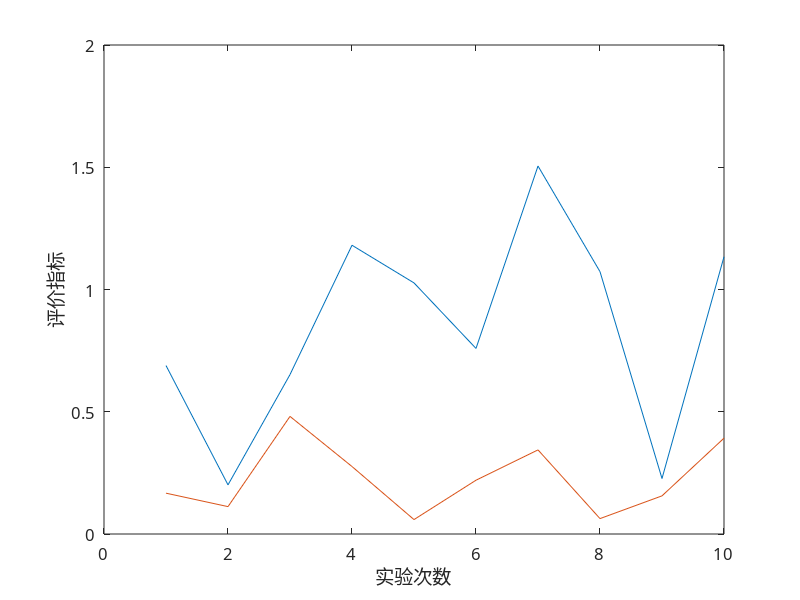

The MATLAB script that drew this image:
pso = [0.689,0.201,0.652,1.181,1.027,0.759,1.505,1.073,0.227,1.134];
mpso = [0.167,0.112,0.481,0.276,0.059,0.220,0.344,0.063,0.156,0.392];
x = 1:10;
plot(x,pso)
hold on
plot(x,mpso)
set(gca,'FontName','Times New Rome','FontSize',12);
xlabel('实验次数','FontSize',14,'FontName','宋体')
ylabel('评价指标','FontSize',14,'FontName','宋体')
